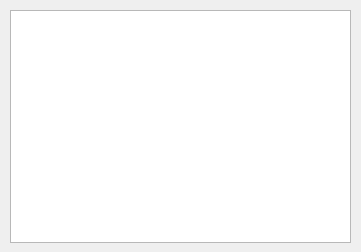
<?xml version="1.0" encoding="UTF-8"?>
<ui version="4.0">
 <class>Timetable</class>
 <widget class="QDialog" name="Timetable">
  <property name="geometry">
   <rect>
    <x>0</x>
    <y>0</y>
    <width>361</width>
    <height>252</height>
   </rect>
  </property>
  <property name="windowTitle">
   <string>Расписание</string>
  </property>
  <widget class="QTableView" name="tableView">
   <property name="enabled">
    <bool>true</bool>
   </property>
   <property name="geometry">
    <rect>
     <x>10</x>
     <y>10</y>
     <width>341</width>
     <height>233</height>
    </rect>
   </property>
  </widget>
 </widget>
 <resources/>
 <connections/>
</ui>
